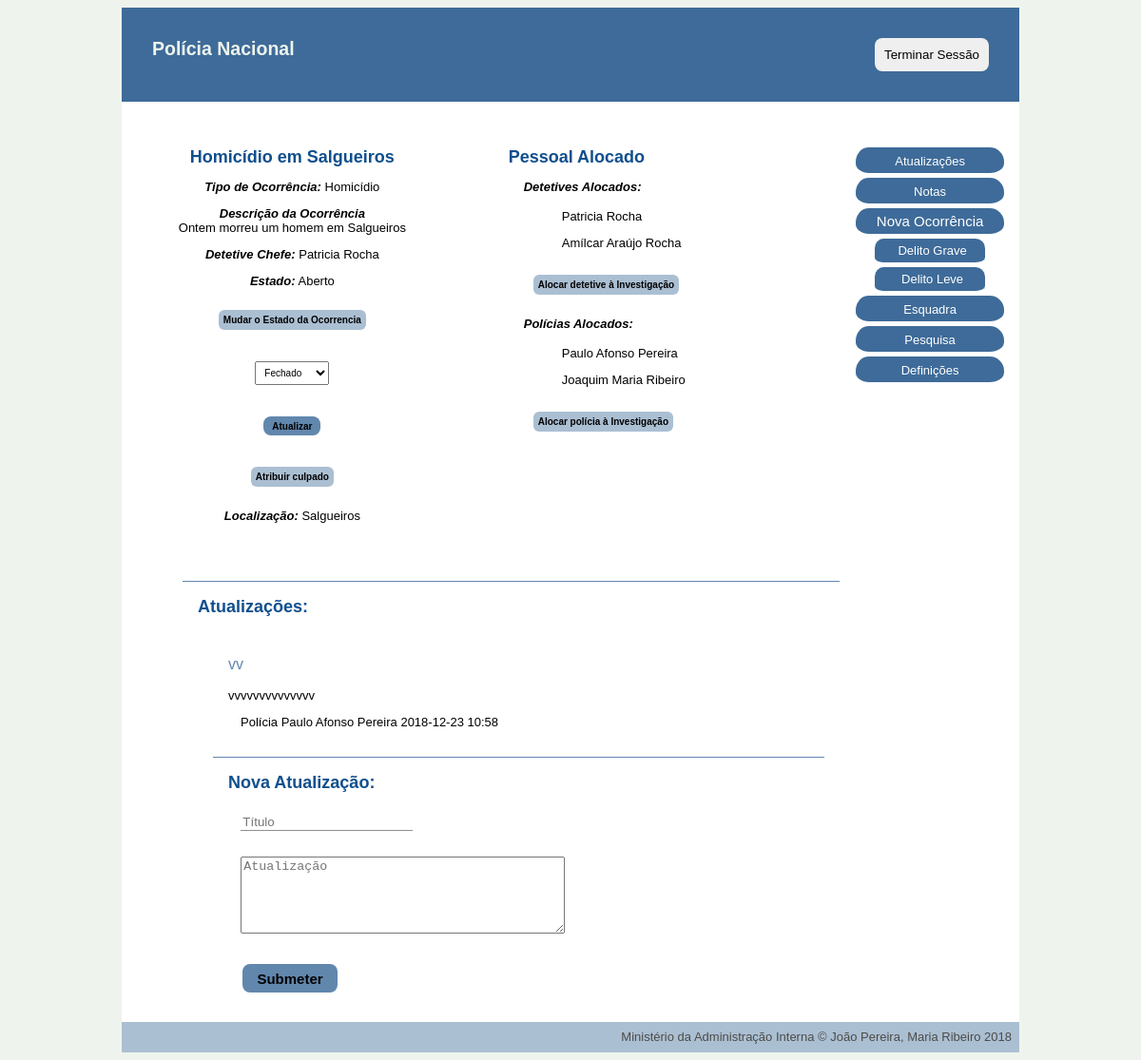
The page /pages/single_occurrence.php?id=1&change=Aberto (signed in) on the database as committed earlier.
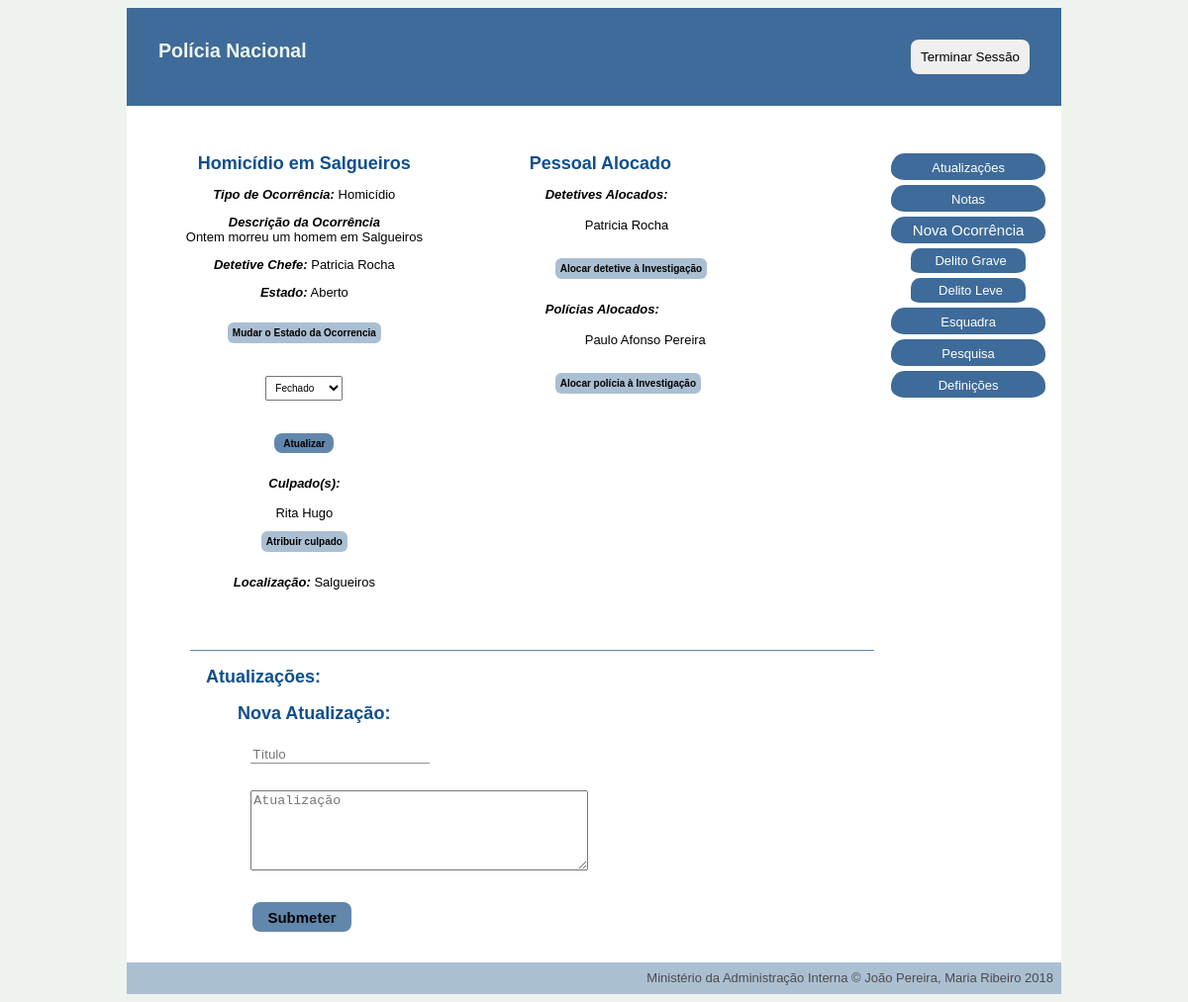
The same page on the database as committed later.
### tables this page shows
CREATE TABLE personnel (
    username VARCHAR PRIMARY KEY,
    password VARCHAR NOT NULL,
    email VARCHAR(320) NOT NULL, -- 64 characters for local part + @ + 255 for domain name
    fullname VARCHAR(128) NOT NULL,
    gender VARCHAR NOT NULL,
    birthdate date NOT NULL,
    naturality VARCHAR NOT NULL,
    start_service date NOT NULL,
    school VARCHAR REFERENCES schools NOT NULL,
    position VARCHAR REFERENCES positions NOT NULL,
    station INTEGER REFERENCES stations,
    profile_pic VARCHAR
);

CREATE TABLE updates (
    id INTEGER PRIMARY KEY,
    title VARCHAR NOT NULL,
    text VARCHAR NOT NULL,
    username_personnel VARCHAR REFERENCES personnel NOT NULL,
    id_occurrence INTEGER REFERENCES occurrence NOT NULL,
    date_hour datetime NOT NULL
);

CREATE TABLE person (
    nif INTEGER PRIMARY KEY,
    name VARCHAR NOT NULL,
    gender VARCHAR NOT NULL,
    birthdate date NOT NULL,
    naturality VARCHAR NOT NULL,
    adress VARCHAR,
    physical_description VARCHAR,
    profile_pic VARCHAR,
    weight INTEGER,
    height INTEGER
);

### database/connection.php (called while the page is built, shortened)
<?php $db = new PDO('sqlite:../database/database.db');
function getUserByUsername($username) {
  global $db;
  $query = $db->prepare('SELECT * FROM personnel WHERE username = ?');
  $query->execute(array($username));
  return $query->fetch();
}
function getOcc_TypeById($occurrence) {
  global $db;
  $query = $db->prepare('SELECT * FROM occ_type WHERE id=? ');
  $query->execute(array($occurrence));
  return $query->fetch();
}
function GetOccurrencePersonnel($id){
  global $db;
  $query = $db->prepare('SELECT personnel.* FROM personnel JOIN works ON username = username_personnel WHERE id_occurrence=? ');
  $query->execute(array($id));
  return $query->fetchAll();
}
function getOccurrenceById($id) {
  global $db;
  $query = $db->prepare('SELECT * FROM occurrences WHERE id = ?');
  $query->execute(array($id));
  return $query->fetch();
}
function getUpdatesByOccurrenceId($id){
  global $db;
  $query = $db->prepare('SELECT * FROM updates WHERE id_occurrence = ?');
  $query->execute([$id]);
  return $query->fetchAll();
}
function GetGuiltysByOccurrence($id) {
  global $db;
  $stmt = $db->prepare("SELECT person.* FROM person LEFT JOIN referenced ON nif_person=person.nif LEFT JOIN occurrences ON occurrences.id=id_occurrence WHERE referenced.type='Culpado' AND occurrences.id=?");
  $stmt->execute([$id]);
  return $stmt->fetchAll();
}

### pages/single_occurrence.php (the view, shortened to what the changed rows need)
<?php
include_once('../database/connection.php');
$username = $_SESSION['username'];
$user = getUserByUsername($username);
$id = $_GET['id'];
$occurrence = getOccurrenceById($id);
$occurrence_type=getOcc_TypeById($occurrence['type']);
$updates= getUpdatesByOccurrenceId($id);
$guiltys=GetGuiltysByOccurrence($id);
?>
<!DOCTYPE html>
<html>
<head>
    <link href="../css/style.css" rel="stylesheet">
    <link href="../css/layout_occ.css" rel="stylesheet">
    <link href="../css/form.css" rel="stylesheet">
</head>
<div class="container">
<?php include_once('../common/header_aside.php'); ?>
<body>
    <div id="left">
        <div id='title'> <h1> <?php echo $occurrence['title'] ?></h1></div>
        <?php if (isset($occurrence['chief_detective'])){
        $chief=getUserByUsername($occurrence['chief_detective'])?>
        <div id='chief'> <p> <i> Detetive Chefe:</i> <?php echo $chief['fullname'] ?></p></div>
        <?php } ?>
        <div id="guilty">
            <?php if(!empty($guiltys)) {?>
                <p><i>Culpado(s):</i></p>
                <?php foreach ($guiltys as $guilty) {?>
                    <a href="person.php?nif=<?=$guilty['nif']?>"><?echo $guilty['name'];?></a>
                <?}
            }?>
        </div>
    </div>
    <div id="right">
        <h1> Pessoal Alocado </h1>
        <div id="all_personnel">
            <?php $personnels=GetOccurrencePersonnel($occurrence['id'])?>
            <?php if ($occurrence_type['relevance']==2){?>
                <div id='detectives'> <p> <i>Detetives Alocados:</i> </p>
                <?php $position="Detetive"?>
                <ul>
                <?php foreach ($personnels as $personnel){
                    if ($personnel['position']==$position){
                        echo "<li> <p> " . $personnel['fullname'] . " </p> </li>";
                    }
                }?>
                </ul>
                <?php if  ($occurrence['state'] =="Aberto"){
                    if ($user['position']!="Polícia"){?>
                        <button id= "occ_button" type="button" onclick="location.href='add_personnel.php?occurrence_id=<?=$occurrence['id']?>&type=<?=$position?>'"> Alocar detetive à Investigação </button>
                    <?php }
                }?> </div>
            <?}?>
            <div id='polices'> <p> <i>Polícias Alocados:</i> </p>
                <ul>
                <?php foreach ($personnels as $personnel){
                    if ($personnel['position']=="Polícia"){
                        echo "<li> <p>" . $personnel['fullname'] . " </p> </li>";
                    }
                }?>
                </ul>
            </div>
        </div>
    </div>
    <div id=occ_updates>
        <div id="updates">
            <h1> Atualizações: </h1>
            <?php foreach ($updates as $update) { ?>
                <div id="single_update">
                    <p class="update_title"> <?=$update['title']?> </p>
                    <p class="update_text"> <?=$update['text']?> </p>
                    <p class="update_date_hour_user">  <span ><?=getUserByUsername($update['username_personnel'])['position']." ". getUserByUsername($update['username_personnel'])['fullname']?></span> <?=$update['date_hour']?></p>
                </div>
            <?}?>
        </div>
        <?php if ($user['position']!="Diretor Nacional" && $user['position']!="Chefe de Esquadra" ){?>
        <div id = "add_update">
            <h1> Nova Atualização: </h1>
        </div>
        <?php } ?>
    </div>
</body>
</html>

Rows that differ between the two databases and show on the page:
no longer on this page (row unchanged): personnel: fullname "Amílcar Araújo Rocha", shown under "Pessoal Alocado"
no longer on this page (row unchanged): personnel: fullname "Joaquim Maria Ribeiro"
removed updates: title "vv", text "vvvvvvvvvvvvvv", username_personnel.position "Polícia", username_personnel.fullname "Paulo Afonso Pereira", date_hour "2018-12-23 10:58"
now on this page (row unchanged): person: name "Rita Hugo"
Other text that changed with them:
text now shown: "Culpado(s):"
